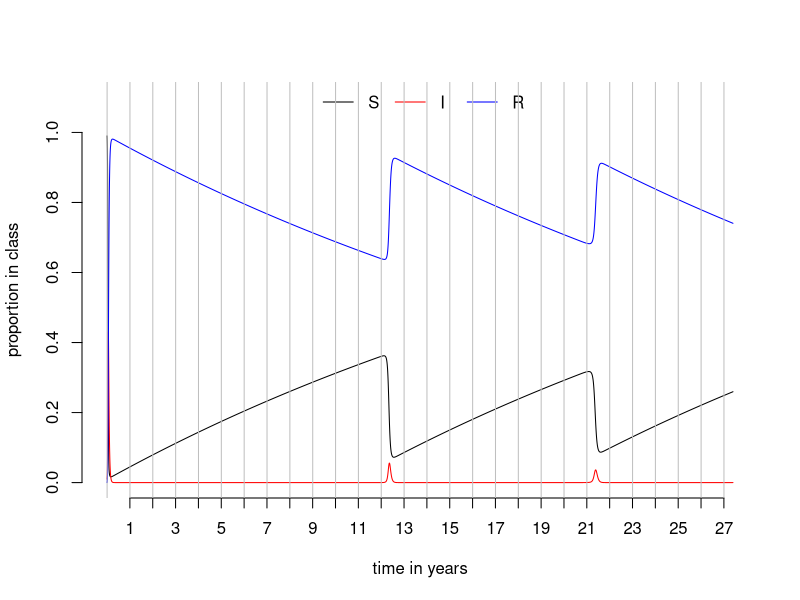

Source code (R):
#SIR model for IIT Bombay measles workshop 2024
#Version 2: Model + births/deaths

# a function to calculate the seasonal variation in transmission rate
# timescale here is assumed to be daily timesteps, with 365 in a year
# mean.beta is as before
# seas is the amplitude of the seasonal forcing -- bigger values give bigger differences
# between the high and low season
beta.fx<-function(t,mean.beta,seas,timescale=365){mean.beta*(1-seas*cos(2*pi*(t)/timescale))}

model <- function(brate=0.0001,drate=0.0001,gamma=0.1,mean_beta=.5, seasonality = 0.2,tmax=2000){

  S=rep(0,tmax+1)                                                                           #susceptibles
  I=rep(0,tmax+1)                                                                            #infecteds
  R=rep(0,tmax+1)                                                                           #recovereds
  I[1]=0.01
  S[1]=1-I[1]
  R[1]=0

  for(t in 1:tmax){
    beta.t = beta.fx(t,mean.beta = mean_beta, seas=seasonality)
    S[t+1]=S[t]-beta.t*S[t]*I[t]-drate*S[t]+brate*(S[t]+I[t]+R[t])
    I[t+1]=I[t]+beta.t*S[t]*I[t]-gamma*I[t]-drate*I[t]
    R[t+1]=R[t]+gamma*I[t]-drate*R[t]
  }

  cbind(S, I, R)
}

#Plot graph
plot.model <- function(tmax=2000){

  plot(x=0:tmax,y=model.out[1:(tmax+1),"S"],type="l",ylim=c(0,1.1),xlab="time in years",ylab="proportion in class",axes=F)
  lines(x=0:tmax,y=model.out[1:(tmax+1),"I"],col="red")
  lines(x=0:tmax,y=model.out[1:(tmax+1),"R"],col="blue")
  legend("top",legend=c("S","I","R"), col=c("black","red","blue"),
         lty=c(1,1,1),bty="n",ncol=3)

}

#Example output
model.out <- model(tmax=100000, brate=0.0001,drate=0.0001, mean_beta=.5, seasonality=.2) # run at baseline parameters
#plot.model(tmax=100)
plot.model(tmax=10000)    # plot the time series
axis(2)
axis(1,at = seq(365,10000, by=365), labels = 1:floor(10000/365))
abline(v=seq(1,10000,by=365),col=grey(.75))  # add vertical lines to indicate years to 

################################################################################
# explore the consequences of changing the birth rate and the strength of seasonality
# 1. change birth and death rate to 0.001 (changing both means the population stays constant)
# 2. change birth and death rate to 0.0075
# 3. change birth and death rate to 0.0075 AND seasonality to .5
################################################################################


